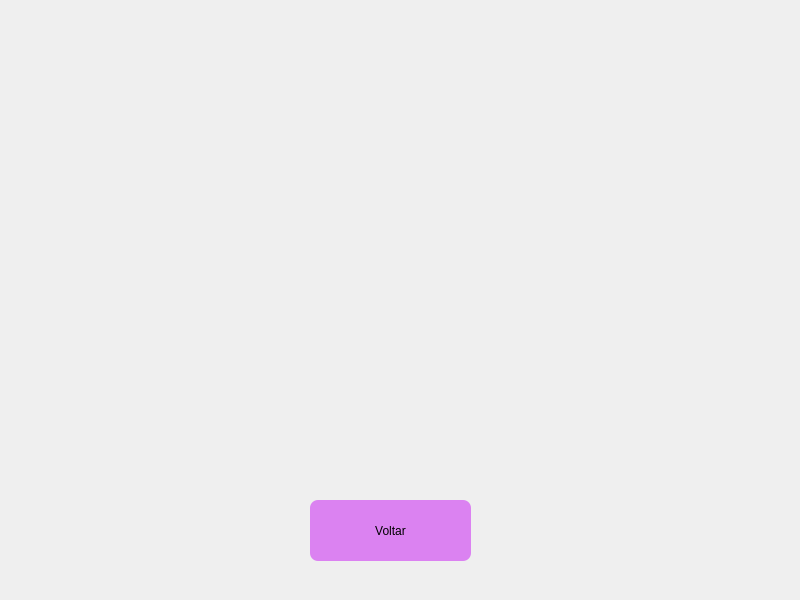
<?xml version="1.0" encoding="UTF-8"?>
<ui version="4.0">
 <class>frase</class>
 <widget class="QMainWindow" name="frase">
  <property name="geometry">
   <rect>
    <x>0</x>
    <y>0</y>
    <width>800</width>
    <height>600</height>
   </rect>
  </property>
  <property name="windowTitle">
   <string>MainWindow</string>
  </property>
  <widget class="QWidget" name="centralwidget">
   <widget class="QLabel" name="label">
    <property name="geometry">
     <rect>
      <x>0</x>
      <y>0</y>
      <width>800</width>
      <height>600</height>
     </rect>
    </property>
    <property name="minimumSize">
     <size>
      <width>800</width>
      <height>600</height>
     </size>
    </property>
    <property name="maximumSize">
     <size>
      <width>800</width>
      <height>600</height>
     </size>
    </property>
    <property name="text">
     <string/>
    </property>
    <property name="pixmap">
     <pixmap resource="../imagens/img.qrc">:/img/TDFrase.png</pixmap>
    </property>
    <property name="scaledContents">
     <bool>true</bool>
    </property>
   </widget>
   <widget class="QPushButton" name="volta">
    <property name="geometry">
     <rect>
      <x>310</x>
      <y>500</y>
      <width>161</width>
      <height>61</height>
     </rect>
    </property>
    <property name="styleSheet">
     <string notr="true">background-color: rgba(214, 102, 241, 80%);
font: 12pt &quot;Comic Sans MS&quot;;
border-radius: 8px</string>
    </property>
    <property name="text">
     <string>Voltar</string>
    </property>
   </widget>
  </widget>
 </widget>
 <resources>
  <include location="../imagens/img.qrc"/>
 </resources>
 <connections/>
</ui>
